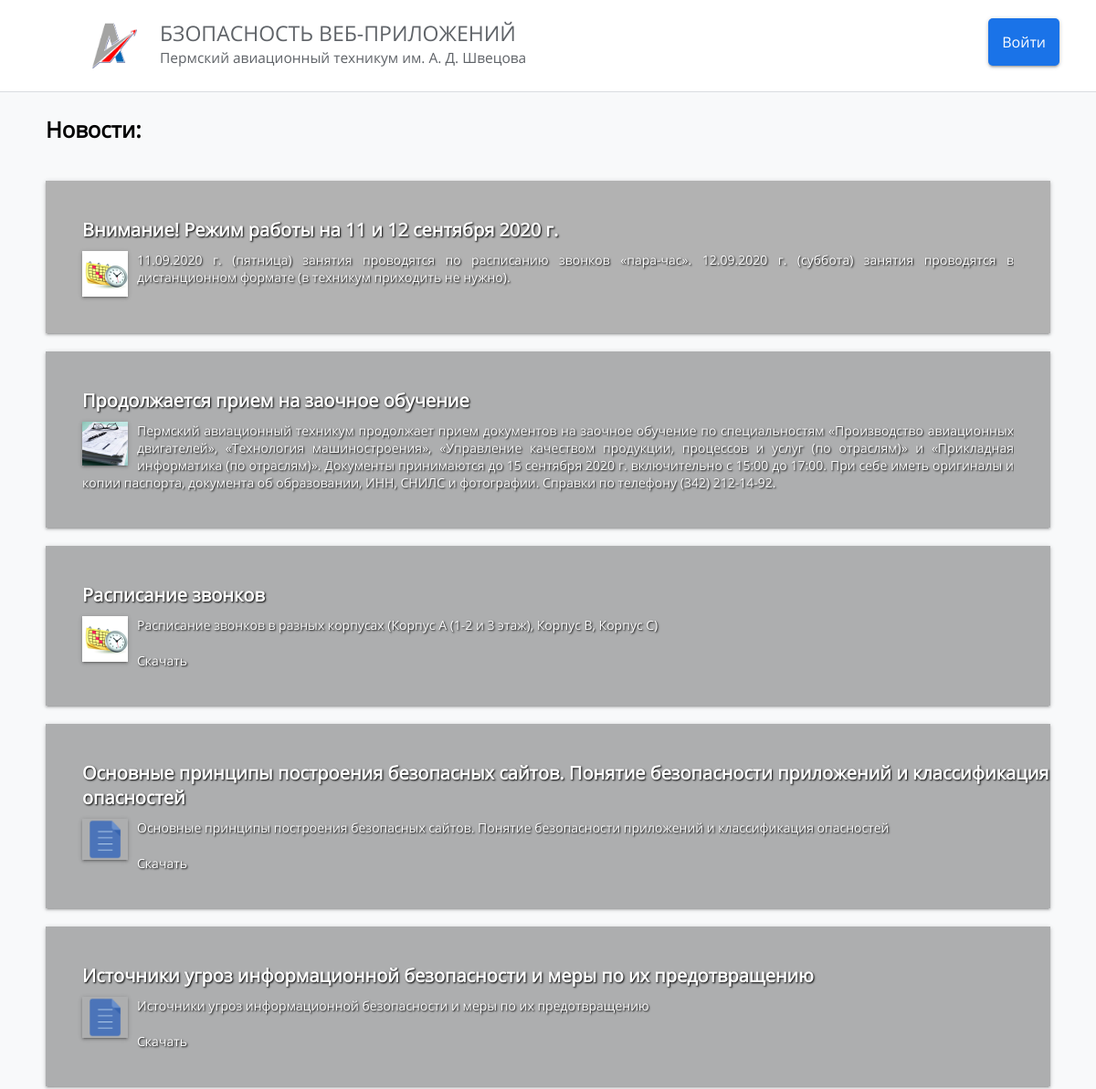
Page /security.permaviat.ru/index.php (upper part) on the earlier database version.
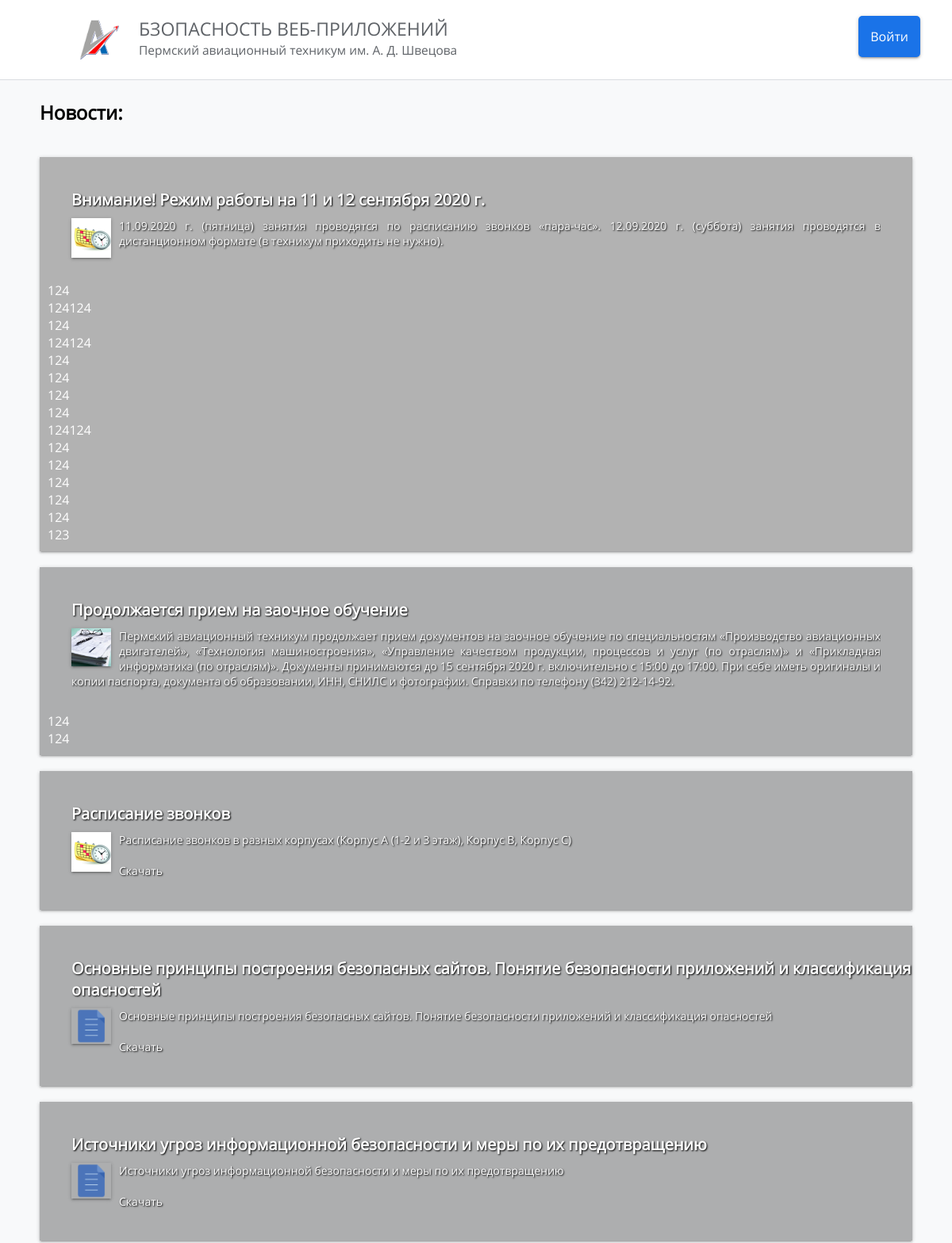
Same page on the later database version.
### tables this page shows
CREATE TABLE `news` (
  `id` int(11) NOT NULL,
  `title` varchar(255) NOT NULL,
  `text` varchar(1000) NOT NULL,
  `img` varchar(255) NOT NULL
);

CREATE TABLE `comments` (
  `Id` int(11) NOT NULL COMMENT 'Код',
  `IdUser` int(11) NOT NULL COMMENT 'Код пользователя',
  `IdPost` int(11) NOT NULL COMMENT 'Код поста',
  `Messages` varchar(1000) NOT NULL COMMENT 'Сообщение'
);

### security.permaviat.ru/index.php (the view, shortened to what this page needs)
<?php
	include("./settings/connect_datebase.php");
?>
<!DOCTYPE HTML>
<html>
	<head>
		<link rel="stylesheet" href="style.css">
	</head>
	<body>
		<div class="top-menu">
			<a class="button" href = "./login.php">Войти</a>
			<a href=#><img src = "img/logo1.png"/></a>
			<div class="name">
				<a href="index.php">
					<div class="subname">БЗОПАСНОСТЬ  ВЕБ-ПРИЛОЖЕНИЙ</div>
					Пермский авиационный техникум им. А. Д. Швецова
				</a>
			</div>
		</div>
		<div class="space"> </div>
		<div class="main">
			<div class="content">
				<div class="name">Новости:</div>
				<div>
					<?php
						$query_news = $mysqli->query("SELECT * FROM `news`;");
						while($read_news = $query_news->fetch_assoc()) {
							$QueryMessages = $mysqli->query("SELECT * FROM `comments` WHERE `IdPost` = {$read_news["id"]}");
							echo '
								<div class="specialty">
									<div class = "slider">
										<div class = "inner">
											<div class="name">'.$read_news["title"].'</div>
											<div class="description" style="overflow: auto;">
												<img src = "'.$read_news["img"].'" style="width: 50px; box-shadow: 0 2px 2px 0 rgba(0,0,0,.14), 0 3px 1px -2px rgba(0,0,0,.12), 0 1px 5px 0 rgba(0,0,0,.2); float: left; margin-right: 10px;">
												'.$read_news["text"].'
											</div>
											<div class="messages">
												';
												while($ReadMessages = $QueryMessages->fetch_assoc()) {
													echo "<div>".$ReadMessages["Messages"]."</div>";
												}
											echo '</div>';
										echo
										'</div>
									</div>
								</div>
							';
						}
					?>
				</div>
			</div>
		</div>
	</body>
</html>

### security.permaviat.ru/style.css (style rules this page uses)
html, body { padding: 0px; margin: 0px; background-color: #F8F9FA; font-family: pat_fonts; }
.main { width: 100%; }
.space { height: 125px; width: 100%; }
.top-menu { width: 100%; height: 100px; background-color: #FFFFFF; border-bottom: 1px solid #DADCE0; position: fixed; }
.top-menu img { width: 50px; height: 50px; margin-left: 100px; margin-top: 25px; float: left; margin-right: 25px; }
.top-menu .name { padding-top: 20px; }
.top-menu .name a { font-size: 15.5px; color: #5F6368; text-decoration: none; }
.top-menu .name a .subname { font-size: 23px; color: #5F6368; text-decoration: none; }
.main .content { margin-left: 50px; margin-right: 50px; width: auto; }
.main .content .name { font-size: 24px; font-weight:bold; padding-bottom: 40px; }
.main .content .specialty { min-height: 150px; margin-bottom: 20px; width: inherit; box-shadow: 0 2px 2px 0 rgba(0,0,0,.14), 0 3px 1px -2px rgba(0,0,0,.12), 0 1px 5px 0 rgba(0,0,0,.2); background-size: cover; background-repeat: no-repeat; color: #FFFFFF; background-position: 0px 50%; }
.main .content .specialty .slider { background-size: cover; background-repeat: no-repeat; background-position: 0px 50%; min-height: 150px; }
.main .content .specialty:first-child { //background-image: URL("img/specialty_1(1).png"); background-color: #fff; }
.main .content .specialty:first-child .slider { //background-image: URL("img/specialty_1(2).png"); background-color: #fff; }
.main .content .specialty .inner { min-height:150px; background: rgb(0,0,0, .3); transition: 1s; }
.main .content .specialty .name { padding-left: 40px; padding-top: 40px; font-weight: 0; font-size: 20px; padding-bottom: 0px; text-shadow: 1px 1px 2px black; }
.main .content .specialty .description { padding-left: 40px; padding-top: 10px; font-weight: 0; font-size: 14px; margin-right: 40px; text-align: justify; padding-bottom: 20px; text-shadow: 1px 1px 2px black; }
.main .content .specialty .description a { margin-top: 10px; color: #FFFFFF; display: block; text-decoration: none; padding-top: 10px; //float: right; text-shadow: 1px 1px 2px black; }
.button { background-color: #1A73E8; color: #FFFFFF; text-decoration: none; padding: 15px; border-radius: 5px; box-shadow: 0 2px 2px 0 rgba(0,0,0,.14), 0 3px 1px -2px rgba(0,0,0,.12), 0 1px 5px 0 rgba(0,0,0,.2); float: right; margin-right: 40px; margin-top: 20px; transition: 1s; cursor: pointer; }
.messages { padding: 10px; }

Differences in the rows shown:
added comments: Messages "124", shown under news "Внимание! Режим работы на 11 и 12 сентября 2020 г."
added comments: Messages "124124", shown under news "Внимание! Режим работы на 11 и 12 сентября 2020 г."
added comments: Messages "124", shown under news "Внимание! Режим работы на 11 и 12 сентября 2020 г."
added comments: Messages "124124", shown under news "Внимание! Режим работы на 11 и 12 сентября 2020 г."
added comments: Messages "124", shown under news "Внимание! Режим работы на 11 и 12 сентября 2020 г."
added comments: Messages "124", shown under news "Внимание! Режим работы на 11 и 12 сентября 2020 г."
added comments: Messages "124", shown under news "Внимание! Режим работы на 11 и 12 сентября 2020 г."
added comments: Messages "124", shown under news "Внимание! Режим работы на 11 и 12 сентября 2020 г."
added comments: Messages "124124", shown under news "Внимание! Режим работы на 11 и 12 сентября 2020 г."
added comments: Messages "124", shown under news "Внимание! Режим работы на 11 и 12 сентября 2020 г."
added comments: Messages "124", shown under news "Внимание! Режим работы на 11 и 12 сентября 2020 г."
added comments: Messages "124", shown under news "Внимание! Режим работы на 11 и 12 сентября 2020 г."
added comments: Messages "124", shown under news "Внимание! Режим работы на 11 и 12 сентября 2020 г."
added comments: Messages "124", shown under news "Внимание! Режим работы на 11 и 12 сентября 2020 г."
added comments: Messages "123", shown under news "Внимание! Режим работы на 11 и 12 сентября 2020 г."
added comments: Messages "124", shown under news "Продолжается прием на заочное обучение"
added comments: Messages "124", shown under news "Продолжается прием на заочное обучение"
